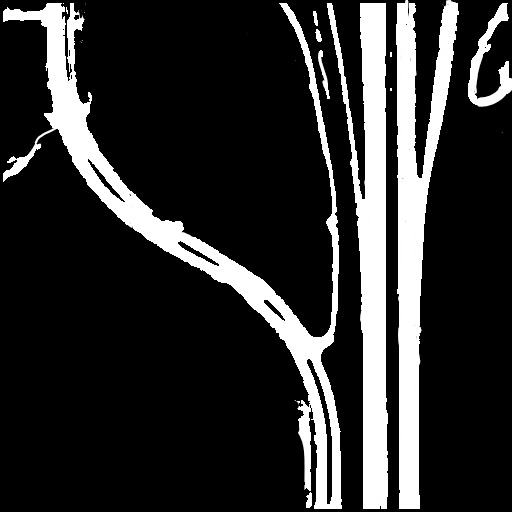
#> input picture ds3label.jpg, 512 x 512 px
$ python train.py
#> lines starting #> are read from the running program, lines starting #| are printed output that depends on the picture; after the words box and inside, x2 and y2 are one past the last pixel; in counts of white or black regions, pixels touching at a corner belong together; long printed decimals are rounded
import numpy as np
import cv2
from sklearn.metrics import accuracy_score
img = cv2.imread('ds3label.jpg')
#> img is the input picture: shape (512, 512, 3); min 0, max 255, mean 46
img2=cv2.imread('ds3output.jpeg')
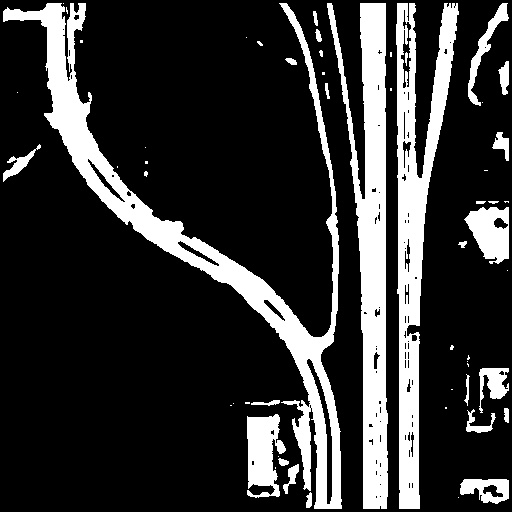
#> input picture ds3output.jpeg, 512 x 512 px
#> img2 is the input picture: shape (512, 512, 3); min 0, max 255, mean 51
img2=cv2.cvtColor(img2,cv2.COLOR_BGR2GRAY)
#> img2: shape (512, 512)
mask=cv2.cvtColor(img,cv2.COLOR_BGR2GRAY)
(thresh, mask2) = cv2.threshold(mask, 10, 255, cv2.THRESH_BINARY)
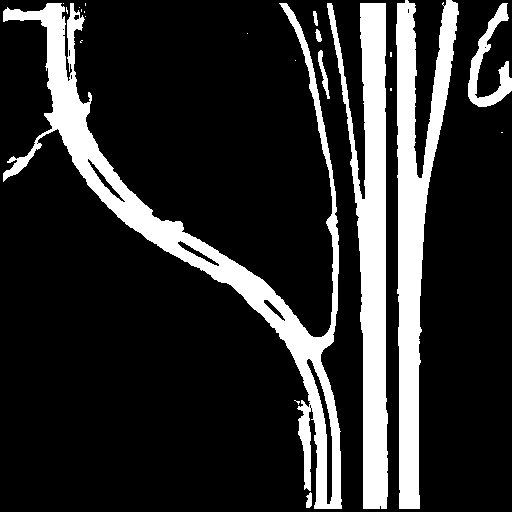
#> mask2: shape (512, 512); 18.1% white; 22 white regions (14 under 20 px), largest, box (x1, y1, x2, y2) and area: (3, 3, 342, 509) 19120, (327, 3, 388, 509) 13274, (396, 0, 459, 509) 13139
output = cv2.bitwise_and(img, img, mask = mask)
print(np.maximum(mask.flatten(),img2.flatten()))
#> (printed output is left out)
d=accuracy_score(mask.flatten(),img2.flatten())
#> d = 0.894
print(d)
#| 0.894

	# show the images
cv2.imshow("images", np.hstack([img, output]))
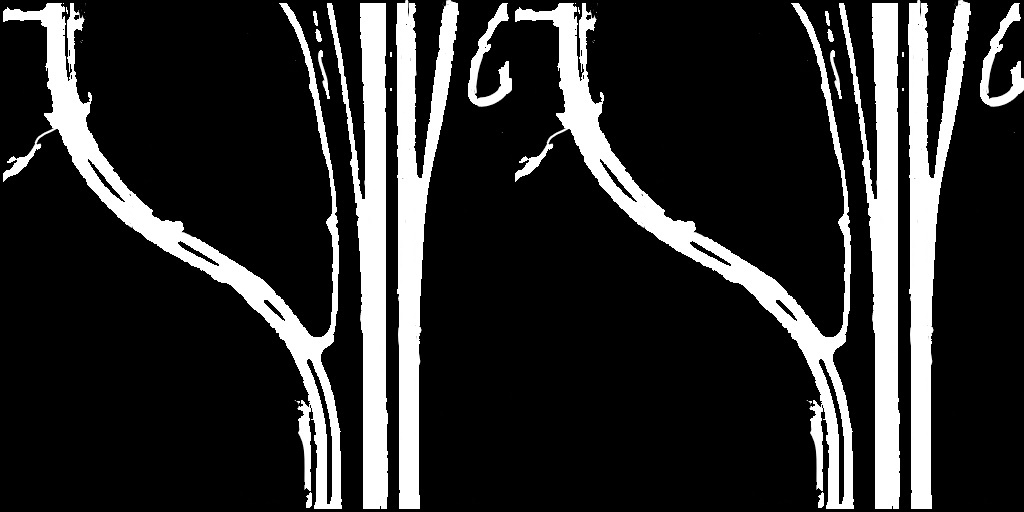
#> window 'images': shape (512, 1024, 3); min 0, max 255, mean 46
cv2.imshow("mask",mask2)
cv2.imshow("final",img2)
k = cv2.waitKey(0) & 0xFF
#> (key Esc is pressed here)
cv2.destroyAllWindows()
